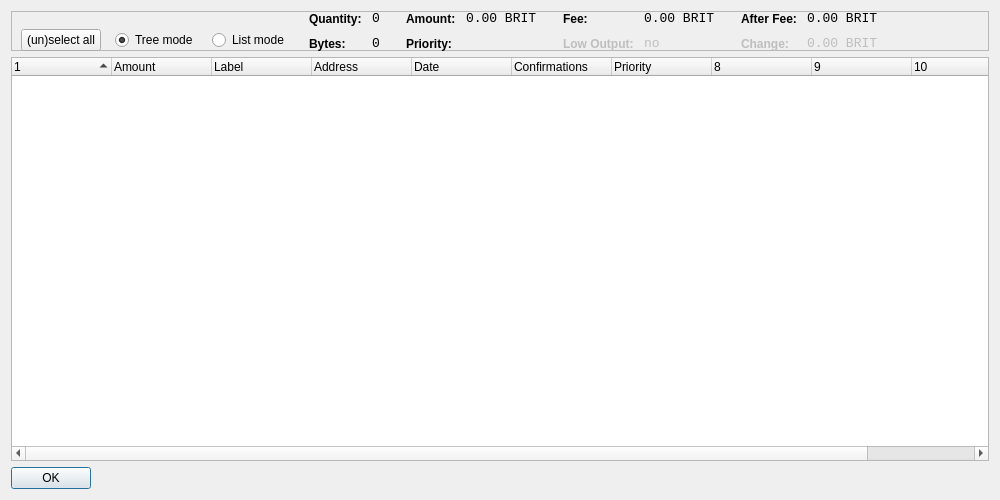
<?xml version="1.0" encoding="UTF-8"?>
<ui version="4.0">
 <class>CoinControlDialog</class>
 <widget class="QDialog" name="CoinControlDialog">
  <property name="geometry">
   <rect>
    <x>0</x>
    <y>0</y>
    <width>1000</width>
    <height>500</height>
   </rect>
  </property>
  <property name="windowTitle">
   <string>Coin Control</string>
  </property>
  <layout class="QVBoxLayout" name="verticalLayout">
   <item>
    <widget class="QFrame" name="frame">
     <property name="minimumSize">
      <size>
       <width>0</width>
       <height>40</height>
      </size>
     </property>
     <property name="frameShape">
      <enum>QFrame::StyledPanel</enum>
     </property>
     <property name="frameShadow">
      <enum>QFrame::Sunken</enum>
     </property>
     <widget class="QWidget" name="horizontalLayoutWidget">
      <property name="geometry">
       <rect>
        <x>10</x>
        <y>0</y>
        <width>989</width>
        <height>59</height>
       </rect>
      </property>
      <layout class="QHBoxLayout" name="horizontalLayoutPanel" stretch="0,0,0,0,0">
       <property name="spacing">
        <number>14</number>
       </property>
       <item>
        <widget class="QPushButton" name="pushButtonSelectAll">
         <property name="sizePolicy">
          <sizepolicy hsizetype="Maximum" vsizetype="Fixed">
           <horstretch>0</horstretch>
           <verstretch>0</verstretch>
          </sizepolicy>
         </property>
         <property name="text">
          <string>(un)select all</string>
         </property>
        </widget>
       </item>
       <item>
        <widget class="QRadioButton" name="radioTreeMode">
         <property name="sizePolicy">
          <sizepolicy hsizetype="Maximum" vsizetype="Fixed">
           <horstretch>0</horstretch>
           <verstretch>0</verstretch>
          </sizepolicy>
         </property>
         <property name="text">
          <string>Tree mode</string>
         </property>
         <property name="checked">
          <bool>true</bool>
         </property>
        </widget>
       </item>
       <item>
        <widget class="QRadioButton" name="radioListMode">
         <property name="sizePolicy">
          <sizepolicy hsizetype="Maximum" vsizetype="Fixed">
           <horstretch>0</horstretch>
           <verstretch>0</verstretch>
          </sizepolicy>
         </property>
         <property name="text">
          <string>List mode</string>
         </property>
        </widget>
       </item>
       <item>
        <layout class="QHBoxLayout" name="horizontalLayoutTop" stretch="0,0,0,0">
         <property name="topMargin">
          <number>0</number>
         </property>
         <property name="bottomMargin">
          <number>10</number>
         </property>
         <item>
          <layout class="QFormLayout" name="formLayoutCoinControl1">
           <property name="horizontalSpacing">
            <number>10</number>
           </property>
           <property name="verticalSpacing">
            <number>10</number>
           </property>
           <property name="leftMargin">
            <number>6</number>
           </property>
           <property name="rightMargin">
            <number>6</number>
           </property>
           <item row="0" column="0">
            <widget class="QLabel" name="labelCoinControlQuantityText">
             <property name="styleSheet">
              <string notr="true">font-weight:bold;</string>
             </property>
             <property name="text">
              <string>Quantity:</string>
             </property>
            </widget>
           </item>
           <item row="0" column="1">
            <widget class="QLabel" name="labelCoinControlQuantity">
             <property name="font">
              <font>
               <family>Monospace</family>
               <pointsize>10</pointsize>
              </font>
             </property>
             <property name="cursor">
              <cursorShape>IBeamCursor</cursorShape>
             </property>
             <property name="contextMenuPolicy">
              <enum>Qt::ActionsContextMenu</enum>
             </property>
             <property name="text">
              <string notr="true">0</string>
             </property>
             <property name="textInteractionFlags">
              <set>Qt::LinksAccessibleByMouse|Qt::TextSelectableByKeyboard|Qt::TextSelectableByMouse</set>
             </property>
            </widget>
           </item>
           <item row="1" column="0">
            <widget class="QLabel" name="labelCoinControlBytesText">
             <property name="styleSheet">
              <string notr="true">font-weight:bold;</string>
             </property>
             <property name="text">
              <string>Bytes:</string>
             </property>
            </widget>
           </item>
           <item row="1" column="1">
            <widget class="QLabel" name="labelCoinControlBytes">
             <property name="font">
              <font>
               <family>Monospace</family>
               <pointsize>10</pointsize>
              </font>
             </property>
             <property name="cursor">
              <cursorShape>IBeamCursor</cursorShape>
             </property>
             <property name="contextMenuPolicy">
              <enum>Qt::ActionsContextMenu</enum>
             </property>
             <property name="text">
              <string notr="true">0</string>
             </property>
             <property name="textInteractionFlags">
              <set>Qt::LinksAccessibleByMouse|Qt::TextSelectableByKeyboard|Qt::TextSelectableByMouse</set>
             </property>
            </widget>
           </item>
          </layout>
         </item>
         <item>
          <layout class="QFormLayout" name="formLayoutCoinControl2">
           <property name="fieldGrowthPolicy">
            <enum>QFormLayout::AllNonFixedFieldsGrow</enum>
           </property>
           <property name="horizontalSpacing">
            <number>10</number>
           </property>
           <property name="verticalSpacing">
            <number>10</number>
           </property>
           <property name="leftMargin">
            <number>6</number>
           </property>
           <property name="rightMargin">
            <number>6</number>
           </property>
           <item row="0" column="0">
            <widget class="QLabel" name="labelCoinControlAmountText">
             <property name="styleSheet">
              <string notr="true">font-weight:bold;</string>
             </property>
             <property name="text">
              <string>Amount:</string>
             </property>
            </widget>
           </item>
           <item row="0" column="1">
            <widget class="QLabel" name="labelCoinControlAmount">
             <property name="font">
              <font>
               <family>Monospace</family>
               <pointsize>10</pointsize>
              </font>
             </property>
             <property name="cursor">
              <cursorShape>IBeamCursor</cursorShape>
             </property>
             <property name="contextMenuPolicy">
              <enum>Qt::ActionsContextMenu</enum>
             </property>
             <property name="text">
              <string notr="true">0.00 BRIT</string>
             </property>
             <property name="textInteractionFlags">
              <set>Qt::LinksAccessibleByMouse|Qt::TextSelectableByKeyboard|Qt::TextSelectableByMouse</set>
             </property>
            </widget>
           </item>
           <item row="1" column="0">
            <widget class="QLabel" name="labelCoinControlPriorityText">
             <property name="styleSheet">
              <string notr="true">font-weight:bold;</string>
             </property>
             <property name="text">
              <string>Priority:</string>
             </property>
            </widget>
           </item>
           <item row="1" column="1">
            <widget class="QLabel" name="labelCoinControlPriority">
             <property name="font">
              <font>
               <family>Monospace</family>
               <pointsize>10</pointsize>
              </font>
             </property>
             <property name="cursor">
              <cursorShape>IBeamCursor</cursorShape>
             </property>
             <property name="contextMenuPolicy">
              <enum>Qt::ActionsContextMenu</enum>
             </property>
             <property name="text">
              <string/>
             </property>
             <property name="textInteractionFlags">
              <set>Qt::LinksAccessibleByMouse|Qt::TextSelectableByKeyboard|Qt::TextSelectableByMouse</set>
             </property>
            </widget>
           </item>
          </layout>
         </item>
         <item>
          <layout class="QFormLayout" name="formLayoutCoinControl3">
           <property name="horizontalSpacing">
            <number>10</number>
           </property>
           <property name="verticalSpacing">
            <number>10</number>
           </property>
           <property name="leftMargin">
            <number>6</number>
           </property>
           <property name="rightMargin">
            <number>6</number>
           </property>
           <item row="0" column="0">
            <widget class="QLabel" name="labelCoinControlFeeText">
             <property name="styleSheet">
              <string notr="true">font-weight:bold;</string>
             </property>
             <property name="text">
              <string>Fee:</string>
             </property>
            </widget>
           </item>
           <item row="0" column="1">
            <widget class="QLabel" name="labelCoinControlFee">
             <property name="font">
              <font>
               <family>Monospace</family>
               <pointsize>10</pointsize>
              </font>
             </property>
             <property name="cursor">
              <cursorShape>IBeamCursor</cursorShape>
             </property>
             <property name="contextMenuPolicy">
              <enum>Qt::ActionsContextMenu</enum>
             </property>
             <property name="text">
              <string notr="true">0.00 BRIT</string>
             </property>
             <property name="textInteractionFlags">
              <set>Qt::LinksAccessibleByMouse|Qt::TextSelectableByKeyboard|Qt::TextSelectableByMouse</set>
             </property>
            </widget>
           </item>
           <item row="1" column="0">
            <widget class="QLabel" name="labelCoinControlLowOutputText">
             <property name="enabled">
              <bool>false</bool>
             </property>
             <property name="styleSheet">
              <string notr="true">font-weight:bold;</string>
             </property>
             <property name="text">
              <string>Low Output:</string>
             </property>
            </widget>
           </item>
           <item row="1" column="1">
            <widget class="QLabel" name="labelCoinControlLowOutput">
             <property name="enabled">
              <bool>false</bool>
             </property>
             <property name="font">
              <font>
               <family>Monospace</family>
               <pointsize>10</pointsize>
              </font>
             </property>
             <property name="cursor">
              <cursorShape>IBeamCursor</cursorShape>
             </property>
             <property name="contextMenuPolicy">
              <enum>Qt::ActionsContextMenu</enum>
             </property>
             <property name="text">
              <string notr="true">no</string>
             </property>
             <property name="textInteractionFlags">
              <set>Qt::LinksAccessibleByMouse|Qt::TextSelectableByKeyboard|Qt::TextSelectableByMouse</set>
             </property>
            </widget>
           </item>
          </layout>
         </item>
         <item>
          <layout class="QFormLayout" name="formLayoutCoinControl4">
           <property name="horizontalSpacing">
            <number>10</number>
           </property>
           <property name="verticalSpacing">
            <number>10</number>
           </property>
           <property name="leftMargin">
            <number>6</number>
           </property>
           <property name="rightMargin">
            <number>6</number>
           </property>
           <item row="0" column="0">
            <widget class="QLabel" name="labelCoinControlAfterFeeText">
             <property name="styleSheet">
              <string notr="true">font-weight:bold;</string>
             </property>
             <property name="text">
              <string>After Fee:</string>
             </property>
            </widget>
           </item>
           <item row="0" column="1">
            <widget class="QLabel" name="labelCoinControlAfterFee">
             <property name="font">
              <font>
               <family>Monospace</family>
               <pointsize>10</pointsize>
              </font>
             </property>
             <property name="cursor">
              <cursorShape>IBeamCursor</cursorShape>
             </property>
             <property name="contextMenuPolicy">
              <enum>Qt::ActionsContextMenu</enum>
             </property>
             <property name="text">
              <string notr="true">0.00 BRIT</string>
             </property>
             <property name="textInteractionFlags">
              <set>Qt::LinksAccessibleByMouse|Qt::TextSelectableByKeyboard|Qt::TextSelectableByMouse</set>
             </property>
            </widget>
           </item>
           <item row="1" column="0">
            <widget class="QLabel" name="labelCoinControlChangeText">
             <property name="enabled">
              <bool>false</bool>
             </property>
             <property name="styleSheet">
              <string notr="true">font-weight:bold;</string>
             </property>
             <property name="text">
              <string>Change:</string>
             </property>
            </widget>
           </item>
           <item row="1" column="1">
            <widget class="QLabel" name="labelCoinControlChange">
             <property name="enabled">
              <bool>false</bool>
             </property>
             <property name="font">
              <font>
               <family>Monospace</family>
               <pointsize>10</pointsize>
              </font>
             </property>
             <property name="cursor">
              <cursorShape>IBeamCursor</cursorShape>
             </property>
             <property name="contextMenuPolicy">
              <enum>Qt::ActionsContextMenu</enum>
             </property>
             <property name="text">
              <string notr="true">0.00 BRIT</string>
             </property>
             <property name="textInteractionFlags">
              <set>Qt::LinksAccessibleByMouse|Qt::TextSelectableByKeyboard|Qt::TextSelectableByMouse</set>
             </property>
            </widget>
           </item>
          </layout>
         </item>
        </layout>
       </item>
       <item>
        <spacer name="horizontalSpacer">
         <property name="orientation">
          <enum>Qt::Horizontal</enum>
         </property>
         <property name="sizeHint" stdset="0">
          <size>
           <width>40</width>
           <height>20</height>
          </size>
         </property>
        </spacer>
       </item>
      </layout>
     </widget>
    </widget>
   </item>
   <item>
    <widget class="CoinControlTreeWidget" name="treeWidget">
     <property name="contextMenuPolicy">
      <enum>Qt::CustomContextMenu</enum>
     </property>
     <property name="sortingEnabled">
      <bool>false</bool>
     </property>
     <property name="columnCount">
      <number>11</number>
     </property>
     <attribute name="headerShowSortIndicator" stdset="0">
      <bool>true</bool>
     </attribute>
     <attribute name="headerStretchLastSection">
      <bool>false</bool>
     </attribute>
     <column>
      <property name="text">
       <string/>
      </property>
     </column>
     <column>
      <property name="text">
       <string>Amount</string>
      </property>
     </column>
     <column>
      <property name="text">
       <string>Label</string>
      </property>
     </column>
     <column>
      <property name="text">
       <string>Address</string>
      </property>
     </column>
     <column>
      <property name="text">
       <string>Date</string>
      </property>
     </column>
     <column>
      <property name="text">
       <string>Confirmations</string>
      </property>
      <property name="toolTip">
       <string>Confirmed</string>
      </property>
     </column>
     <column>
      <property name="text">
       <string>Priority</string>
      </property>
     </column>
     <column>
      <property name="text">
       <string/>
      </property>
     </column>
     <column>
      <property name="text">
       <string/>
      </property>
     </column>
     <column>
      <property name="text">
       <string/>
      </property>
     </column>
     <column>
      <property name="text">
       <string/>
      </property>
     </column>
    </widget>
   </item>
   <item>
    <widget class="QDialogButtonBox" name="buttonBox">
     <property name="sizePolicy">
      <sizepolicy hsizetype="Maximum" vsizetype="Fixed">
       <horstretch>0</horstretch>
       <verstretch>0</verstretch>
      </sizepolicy>
     </property>
     <property name="orientation">
      <enum>Qt::Horizontal</enum>
     </property>
     <property name="standardButtons">
      <set>QDialogButtonBox::Ok</set>
     </property>
    </widget>
   </item>
  </layout>
 </widget>
 <customwidgets>
  <customwidget>
   <class>CoinControlTreeWidget</class>
   <extends>QTreeWidget</extends>
   <header>coincontroltreewidget.h</header>
  </customwidget>
 </customwidgets>
 <resources/>
 <connections/>
</ui>
